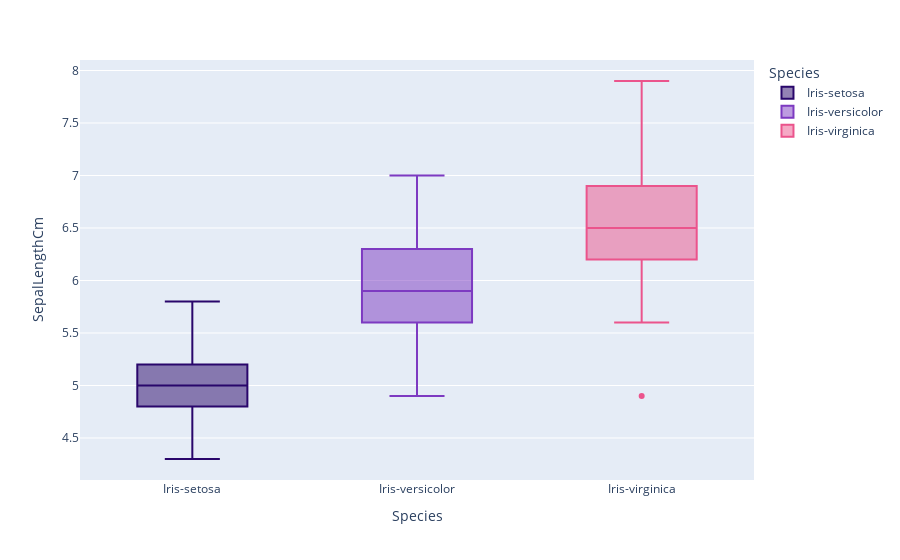

Here is the notebook cell this chart was saved with:
### Markdown cell above
## Sepal-Length

### Code cell
fig = px.box(data_frame=iris, x='Species',y='SepalLengthCm',color='Species',color_discrete_sequence=['#29066B','#7D3AC1','#EB548C'],orientation='v')
fig.show()

### Figure 1 — Plotly figure (JSON) as saved in the notebook; plotly's stock layout.template omitted (floating-point values rounded to 4 significant figures)
{"data": [{"alignmentgroup": "True", "hovertemplate": "Species=%{x}<br>SepalLengthCm=%{y}<extra></extra>", "legendgroup": "Iris-setosa", "marker": {"color": "#29066B"}, "name": "Iris-setosa", "notched": false, "offsetgroup": "Iris-setosa", "orientation": "v", "showlegend": true, "type": "box", "x": ["Iris-setosa", "Iris-setosa", "Iris-setosa", "Iris-setosa", "Iris-setosa", "Iris-setosa", "Iris-setosa", "Iris-setosa", "Iris-setosa", "Iris-setosa", "Iris-setosa", "Iris-setosa", "Iris-setosa", "Iris-setosa", "Iris-setosa", "Iris-setosa", "Iris-setosa", "Iris-setosa", "Iris-setosa", "Iris-setosa", "Iris-setosa", "Iris-setosa", "Iris-setosa", "Iris-setosa", "Iris-setosa", "Iris-setosa", "Iris-setosa", "Iris-setosa", "Iris-setosa", "Iris-setosa", "Iris-setosa", "Iris-setosa", "Iris-setosa", "Iris-setosa", "Iris-setosa", "Iris-setosa", "Iris-setosa", "Iris-setosa", "Iris-setosa", "Iris-setosa", "Iris-setosa", "Iris-setosa", "Iris-setosa", "Iris-setosa", "Iris-setosa", "Iris-setosa", "Iris-setosa", "Iris-setosa", "Iris-setosa", "Iris-setosa"], "x0": " ", "xaxis": "x", "y": [5.1, 4.9, 4.7, 4.6, 5, 5.4, 4.6, 5, 4.4, 4.9, 5.4, 4.8, 4.8, 4.3, 5.8, 5.7, 5.4, 5.1, 5.7, 5.1, 5.4, 5.1, 4.6, 5.1, 4.8, 5, 5, 5.2, 5.2, 4.7, 4.8, 5.4, 5.2, 5.5, 4.9, 5, 5.5, 4.9, 4.4, 5.1, 5, 4.5, 4.4, 5, 5.1, 4.8, 5.1, 4.6, 5.3, 5], "y0": " ", "yaxis": "y"}, {"alignmentgroup": "True", "hovertemplate": "Species=%{x}<br>SepalLengthCm=%{y}<extra></extra>", "legendgroup": "Iris-versicolor", "marker": {"color": "#7D3AC1"}, "name": "Iris-versicolor", "notched": false, "offsetgroup": "Iris-versicolor", "orientation": "v", "showlegend": true, "type": "box", "x": ["Iris-versicolor", "Iris-versicolor", "Iris-versicolor", "Iris-versicolor", "Iris-versicolor", "Iris-versicolor", "Iris-versicolor", "Iris-versicolor", "Iris-versicolor", "Iris-versicolor", "Iris-versicolor", "Iris-versicolor", "Iris-versicolor", "Iris-versicolor", "Iris-versicolor", "Iris-versicolor", "Iris-versicolor", "Iris-versicolor", "Iris-versicolor", "Iris-versicolor", "Iris-versicolor", "Iris-versicolor", "Iris-versicolor", "Iris-versicolor", "Iris-versicolor", "Iris-versicolor", "Iris-versicolor", "Iris-versicolor", "Iris-versicolor", "Iris-versicolor", "Iris-versicolor", "Iris-versicolor", "Iris-versicolor", "Iris-versicolor", "Iris-versicolor", "Iris-versicolor", "Iris-versicolor", "Iris-versicolor", "Iris-versicolor", "Iris-versicolor", "Iris-versicolor", "Iris-versicolor", "Iris-versicolor", "Iris-versicolor", "Iris-versicolor", "Iris-versicolor", "Iris-versicolor", "Iris-versicolor", "Iris-versicolor", "Iris-versicolor"], "x0": " ", "xaxis": "x", "y": [7, 6.4, 6.9, 5.5, 6.5, 5.7, 6.3, 4.9, 6.6, 5.2, 5, 5.9, 6, 6.1, 5.6, 6.7, 5.6, 5.8, 6.2, 5.6, 5.9, 6.1, 6.3, 6.1, 6.4, 6.6, 6.8, 6.7, 6, 5.7, 5.5, 5.5, 5.8, 6, 5.4, 6, 6.7, 6.3, 5.6, 5.5, 5.5, 6.1, 5.8, 5, 5.6, 5.7, 5.7, 6.2, 5.1, 5.7], "y0": " ", "yaxis": "y"}, {"alignmentgroup": "True", "hovertemplate": "Species=%{x}<br>SepalLengthCm=%{y}<extra></extra>", "legendgroup": "Iris-virginica", "marker": {"color": "#EB548C"}, "name": "Iris-virginica", "notched": false, "offsetgroup": "Iris-virginica", "orientation": "v", "showlegend": true, "type": "box", "x": ["Iris-virginica", "Iris-virginica", "Iris-virginica", "Iris-virginica", "Iris-virginica", "Iris-virginica", "Iris-virginica", "Iris-virginica", "Iris-virginica", "Iris-virginica", "Iris-virginica", "Iris-virginica", "Iris-virginica", "Iris-virginica", "Iris-virginica", "Iris-virginica", "Iris-virginica", "Iris-virginica", "Iris-virginica", "Iris-virginica", "Iris-virginica", "Iris-virginica", "Iris-virginica", "Iris-virginica", "Iris-virginica", "Iris-virginica", "Iris-virginica", "Iris-virginica", "Iris-virginica", "Iris-virginica", "Iris-virginica", "Iris-virginica", "Iris-virginica", "Iris-virginica", "Iris-virginica", "Iris-virginica", "Iris-virginica", "Iris-virginica", "Iris-virginica", "Iris-virginica", "Iris-virginica", "Iris-virginica", "Iris-virginica", "Iris-virginica", "Iris-virginica", "Iris-virginica", "Iris-virginica", "Iris-virginica", "Iris-virginica", "Iris-virginica"], "x0": " ", "xaxis": "x", "y": [6.3, 5.8, 7.1, 6.3, 6.5, 7.6, 4.9, 7.3, 6.7, 7.2, 6.5, 6.4, 6.8, 5.7, 5.8, 6.4, 6.5, 7.7, 7.7, 6, 6.9, 5.6, 7.7, 6.3, 6.7, 7.2, 6.2, 6.1, 6.4, 7.2, 7.4, 7.9, 6.4, 6.3, 6.1, 7.7, 6.3, 6.4, 6, 6.9, 6.7, 6.9, 5.8, 6.8, 6.7, 6.7, 6.3, 6.5, 6.2, 5.9], "y0": " ", "yaxis": "y"}], "layout": {"boxmode": "overlay", "legend": {"title": {"text": "Species"}, "tracegroupgap": 0}, "margin": {"t": 60}, "xaxis": {"anchor": "y", "categoryarray": ["Iris-setosa", "Iris-versicolor", "Iris-virginica"], "categoryorder": "array", "domain": [0, 1], "title": {"text": "Species"}}, "yaxis": {"anchor": "x", "domain": [0, 1], "title": {"text": "SepalLengthCm"}}}}
